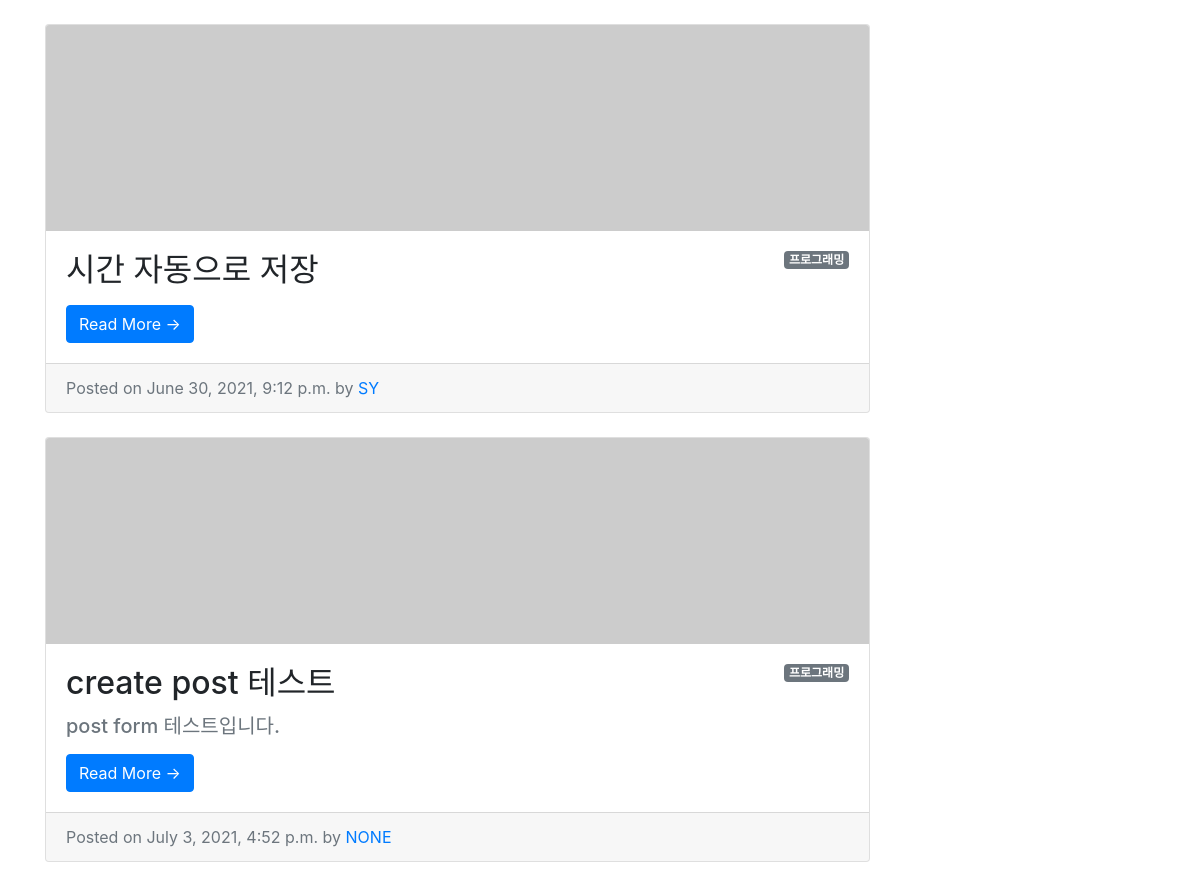
/blog/category/프로그래밍/ (middle part), run on an earlier commit of the app's database.
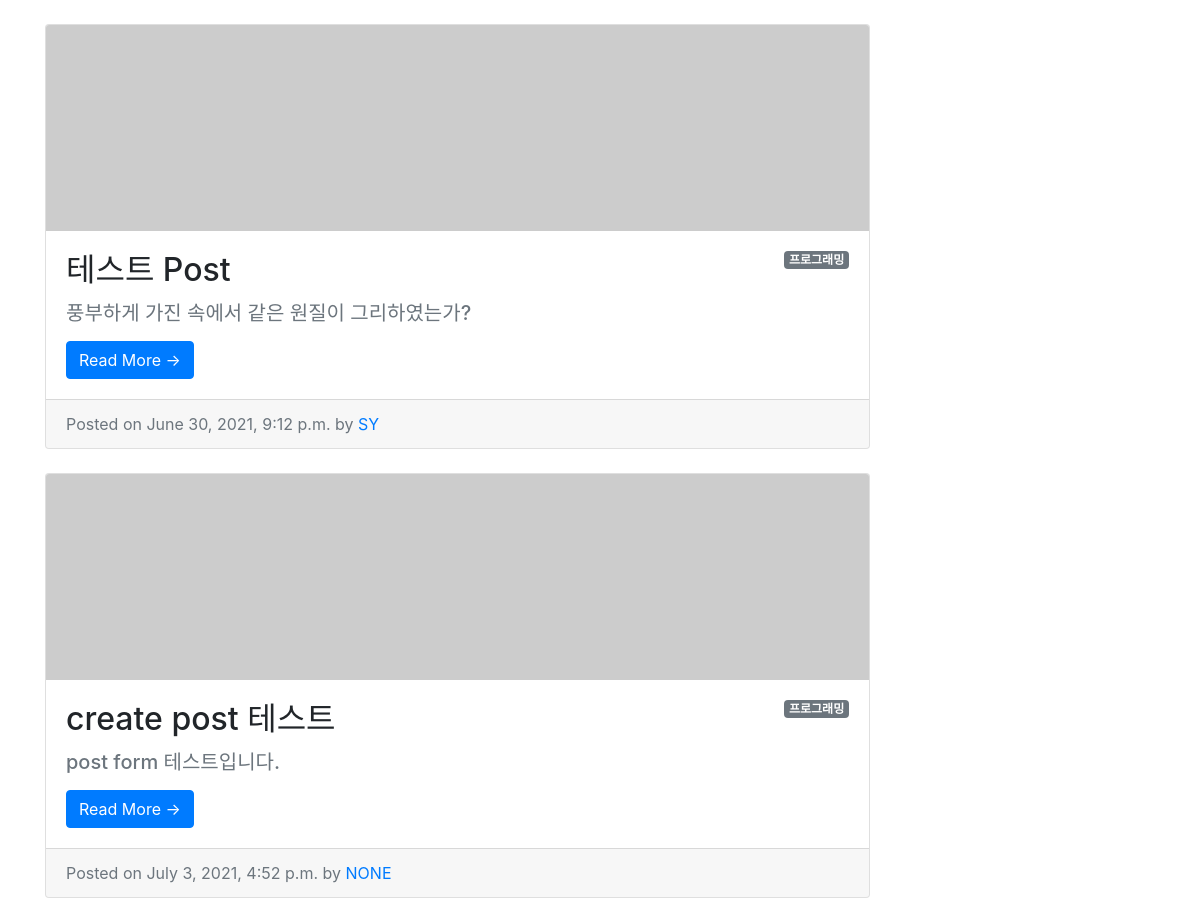
And on a later commit of the database.
### blog/models.py (models this page shows, shortened)
class Post(models.Model):
    title=models.CharField(max_length=30)
    hook_text = models.CharField(max_length=100, blank=True)
    content = MarkdownxField()
    head_image=models.ImageField(upload_to='blog/images/%Y/%m/%d/', blank=True)
    file_upload=models.FileField(upload_to='blog/files/%Y/%m/%d/', blank=True)
    created_at=models.DateTimeField(auto_now_add=True)
    update_at=models.DateTimeField(auto_now=True)
    author = models.ForeignKey(User, null=True, on_delete=models.SET_NULL)
    category = models.ForeignKey(Category, null=True, blank=True, on_delete=models.SET_NULL)
    tags = models.ManyToManyField(Tag, blank=True)
    def get_absolute_url(self):
        return f'/blog/{self.pk}'
    def get_content_markdown(self):
        return markdown(self.content)

class Category(models.Model):
    name=models.CharField(max_length=50, unique=True)
    slug=models.SlugField(max_length=200, unique=True, allow_unicode=True)
    def __str__(self):
        return self.name
    def get_absolute_url(self):
        return f'/blog/category/{self.slug}/'
    class Meta:
        verbose_name_plural='Categories'

### blog/views.py (the view)
# urls.py: path('category/<str:slug>/', views.category_page),
def category_page(request, slug):
    if slug == 'no_category':
        category = '미분류'
        post_list = Post.objects.filter(category=None)
    else:
        category = Category.objects.get(slug=slug)
        post_list = Post.objects.filter(category=category)
    return render(
        request,
        'blog/post_list.html',
        {
            'post_list': post_list,
            'categories': Category.objects.all(),
            'no_category_post_count': Post.objects.filter(category=None).count(),
            'category': category,
        }
    )

### blog/models.py (called while the page is built)
    def __str__(self):
        return self.name

    def get_absolute_url(self):
        return f'/blog/tag/{self.slug}/'

### blog/templates/blog/post_list.html (shortened to what this page needs)
{% extends 'blog/base.html' %}
{% block main_area %}
    {% if post_list.exists %}
        {% for p in post_list %}
            <div class="card mb-4" id="post-{{ p.pk }}">
                {% if p.head_image %}
                    <img class="card-img-top" src="{{ p.head_image.url }}" alt="{{ p }} head image">
                {% else %}
                    <img class="card-img-top" src="https://picsum.photos/seed/{{ p.id }}/800/200" alt="random_image">
                {% endif %}
                <div class="card-body">
                    {% if p.category %}
                        <span class="badge badge-secondary float-right">{{ p.category }}</span>
                    {% else %}
                        <span class="badge badge-secondary float-right">미분류</span>
                    {% endif %}
                    <h2 class="card-title">{{ p.title}}</h2>
                    {% if p.hook_text %}
                        <h5 class="text-muted">{{ p.hook_text }}</h5>
                    {% endif %}
                    <a href="{{ p.get_absolute_url }}" class="btn btn-primary">Read More &rarr;</a>
                </div>
            <div class="card-footer text-muted">
                Posted on {{ p.created_at}} by
                <a href="#">{{ p.author | upper}}</a>
            </div>
        </div>
        {% endfor %}
    {% else %}
        <h3>아직 게시물이 없습니다.</h3>
    {% endif %}
{% endblock %}

### blog/templates/blog/base.html (shortened to what this page needs)
<!DOCTYPE html>
<html>
{% load static %}
<head>
    <link rel="stylesheet" href="{% static 'blog/bootstrap/bootstrap.min.css' %}" media="screen">
</head>
<body>
{% include 'blog/navbar.html' %}
<div class="container my-3">
    <div class="row">
        <div class="col-md-8 col-lg-9" id="main-area">
            {% block main_area %}
            {% endblock %}
        </div>
        <div class="col-md-4 col-lg-3">
        </div>
    </div>
</div>
</body>
</html>

### blog/templates/blog/navbar.html (shortened to what this page needs)
{% load socialaccount %}
</body>
</html>

What changed in the data, as far as the page shows it:
changed Post "SY": title "시간 자동으로 저장" → "테스트 Post"; hook_text (not shown) → "풍부하게 가진 속에서 같은 원질이 그리하였는가?"
